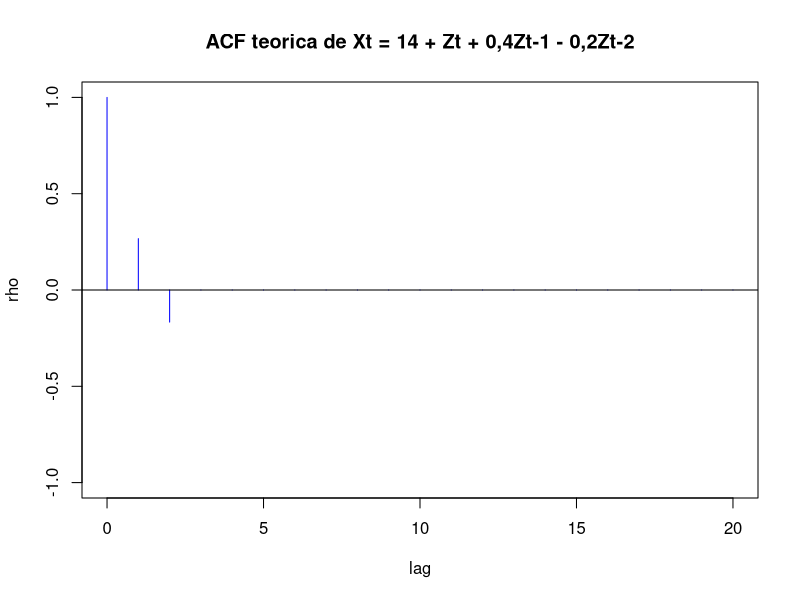
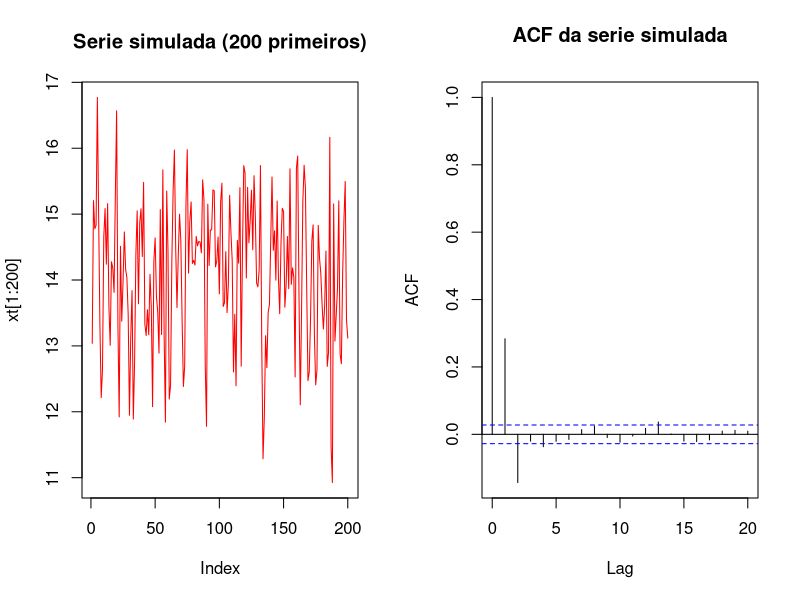

These figures' R source, in order:
# =====================================================================
# 3o TRABALHO PRATICO - HIDROLOGIA ESTOCASTICA (EHR806)
# QUESTAO 9 - Determinar a ACF de  Xt = 14 + Zt + 0,4 Zt-1 - 0,2 Zt-2
# Baseado em: Aulas/10/00-Processos de Media Movel.pdf
#     (rho(k) do MA(q); somar uma constante mu NAO muda a ACF)
#             Aulas/10/00-MA.R (serie gerada com for + acf)
# =====================================================================
library(tseries)
graphics.off()
set.seed(13679821)       # semente do professor (Aulas/09/ProcEstocasticos.r)

# ---------------------------------------------------------------------
# PARTE 1 - ACF TEORICA (e a resposta da questao)
# O 14 e so uma constante (mu): NAO entra na ACF. Fica um MA(2):
#   Xt = Zt + beta1*Zt-1 + beta2*Zt-2  com beta0 = 1
# ---------------------------------------------------------------------
beta <- c(1, 0.4, -0.2)            # beta0, beta1, beta2
q <- 2
soma <- sum(beta^2)                # 1 + 0,16 + 0,04 = 1,2  (e o "rho(0)" sem dividir)
cat("soma dos beta^2 =", soma, "\n")

rho <- numeric(21)                 # lags 0 a 20
rho[1] <- 1                        # rho(0) = 1
for (k in 1:20) {
  if (k <= q) {
    rho[k+1] <- sum(beta[1:(q-k+1)] * beta[(1+k):(q+1)]) / soma
  } else {
    rho[k+1] <- 0                  # depois do lag q, zero (corta)
  }
}
cat("rho(1) =", round(rho[2], 4), "  (= 0,32/1,2)\n")
cat("rho(2) =", round(rho[3], 4), "  (= -0,2/1,2)\n")
cat("rho(k>=3) =", rho[4:6], "\n")

lag <- 0:20
plot(lag, rho, type = "h", col = "blue", ylim = c(-1, 1),
     main = "ACF teorica de Xt = 14 + Zt + 0,4Zt-1 - 0,2Zt-2")
abline(h = 0)

# ---------------------------------------------------------------------
# PARTE 2 - CONFERENCIA POR SIMULACAO (como no 00-MA.R do professor)
# Se a teoria estiver certa, a ACF da serie simulada fica parecida.
# ---------------------------------------------------------------------
n <- 5000
zt <- rnorm(n + 2, 0, 1)           # os choques Z (ruido branco)
xt <- numeric(n)
for (i in 1:n) {
  xt[i] <- 14 + zt[i+2] + 0.4*zt[i+1] - 0.2*zt[i]   # a formula do enunciado
}
cat("media da serie simulada =", round(mean(xt), 3), "(deve ser perto de 14)\n")
a <- acf(xt, lag.max = 20, plot = FALSE)
cat("ACF simulada lag 1 a 3:", round(a$acf[2:4], 3), "\n")
par(mfrow = c(1, 2))
plot(xt[1:200], type = "l", col = "red", main = "Serie simulada (200 primeiros)")
acf(xt, type = "correlation", lag.max = 20, main = "ACF da serie simulada")
par(mfrow = c(1, 1))

# FRASE TECNICA: a constante 14 apenas desloca a media (E[Xt] = 14) e nao afeta
# a ACF; o processo e um MA(2) com rho(1) = 0,32/1,2 = 0,267, rho(2) = -0,2/1,2 = -0,167
# e rho(k) = 0 para k > 2 (a ACF corta no lag q = 2).
